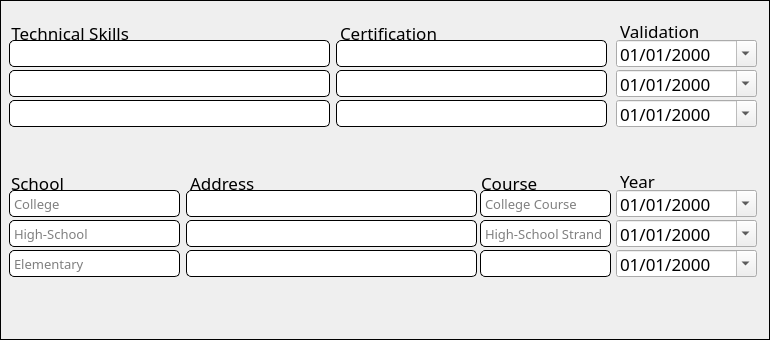
       <widget class="QFrame" name="groupEduInfo">
        <property name="geometry">
         <rect>
          <x>10</x>
          <y>1411</y>
          <width>770</width>
          <height>340</height>
         </rect>
        </property>
        <property name="styleSheet">
         <string notr="true">QFrame{
border: 1px solid black;
}

QLabel{
border: none;
}</string>
        </property>
        <property name="frameShape">
         <enum>QFrame::StyledPanel</enum>
        </property>
        <property name="frameShadow">
         <enum>QFrame::Raised</enum>
        </property>
        <widget class="QWidget" name="techWidget" native="true">
         <property name="geometry">
          <rect>
           <x>0</x>
           <y>10</y>
           <width>770</width>
           <height>131</height>
          </rect>
         </property>
         <widget class="QLabel" name="validationLabel">
          <property name="geometry">
           <rect>
            <x>620</x>
            <y>10</y>
            <width>121</width>
            <height>21</height>
           </rect>
          </property>
          <property name="font">
           <font>
            <family>Poppins</family>
            <pointsize>13</pointsize>
           </font>
          </property>
          <property name="text">
           <string>Validation</string>
          </property>
         </widget>
         <widget class="QDateEdit" name="validationDate1">
          <property name="geometry">
           <rect>
            <x>616</x>
            <y>30</y>
            <width>141</width>
            <height>27</height>
           </rect>
          </property>
          <property name="font">
           <font>
            <family>Poppins</family>
            <pointsize>13</pointsize>
           </font>
          </property>
          <property name="styleSheet">
           <string notr="true"/>
          </property>
          <property name="displayFormat">
           <string>MM/dd/yyyy</string>
          </property>
          <property name="calendarPopup">
           <bool>true</bool>
          </property>
         </widget>
         <widget class="QPlainTextEdit" name="certiTextEdit1_3">
          <property name="geometry">
           <rect>
            <x>336</x>
            <y>90</y>
            <width>271</width>
            <height>27</height>
           </rect>
          </property>
          <property name="font">
           <font>
            <family>Poppins</family>
            <pointsize>10</pointsize>
           </font>
          </property>
          <property name="styleSheet">
           <string notr="true">background-color: rgb(255, 255, 255);
border-radius: 5px;
border: 1px solid black;</string>
          </property>
          <property name="verticalScrollBarPolicy">
           <enum>Qt::ScrollBarAlwaysOff</enum>
          </property>
          <property name="horizontalScrollBarPolicy">
           <enum>Qt::ScrollBarAlwaysOff</enum>
          </property>
         </widget>
         <widget class="QDateEdit" name="validationDate1_2">
          <property name="geometry">
           <rect>
            <x>616</x>
            <y>60</y>
            <width>141</width>
            <height>27</height>
           </rect>
          </property>
          <property name="font">
           <font>
            <family>Poppins</family>
            <pointsize>13</pointsize>
           </font>
          </property>
          <property name="styleSheet">
           <string notr="true"/>
          </property>
          <property name="displayFormat">
           <string>MM/dd/yyyy</string>
          </property>
          <property name="calendarPopup">
           <bool>true</bool>
          </property>
         </widget>
         <widget class="QLabel" name="certiLabel">
          <property name="geometry">
           <rect>
            <x>340</x>
            <y>12</y>
            <width>151</width>
            <height>21</height>
           </rect>
          </property>
          <property name="font">
           <font>
            <family>Poppins</family>
            <pointsize>13</pointsize>
           </font>
          </property>
          <property name="text">
           <string>Certification</string>
          </property>
         </widget>
         <widget class="QPlainTextEdit" name="techSkillTextEdit_2">
          <property name="geometry">
           <rect>
            <x>9</x>
            <y>60</y>
            <width>321</width>
            <height>27</height>
           </rect>
          </property>
          <property name="font">
           <font>
            <family>Poppins</family>
            <pointsize>10</pointsize>
           </font>
          </property>
          <property name="styleSheet">
           <string notr="true">background-color: rgb(255, 255, 255);
border-radius: 5px;
border: 1px solid black;</string>
          </property>
          <property name="verticalScrollBarPolicy">
           <enum>Qt::ScrollBarAlwaysOff</enum>
          </property>
          <property name="horizontalScrollBarPolicy">
           <enum>Qt::ScrollBarAlwaysOff</enum>
          </property>
         </widget>
         <widget class="QPlainTextEdit" name="certiTextEdit1_2">
          <property name="geometry">
           <rect>
            <x>336</x>
            <y>60</y>
            <width>271</width>
            <height>27</height>
           </rect>
          </property>
          <property name="font">
           <font>
            <family>Poppins</family>
            <pointsize>10</pointsize>
           </font>
          </property>
          <property name="styleSheet">
           <string notr="true">background-color: rgb(255, 255, 255);
border-radius: 5px;
border: 1px solid black;</string>
          </property>
          <property name="verticalScrollBarPolicy">
           <enum>Qt::ScrollBarAlwaysOff</enum>
          </property>
          <property name="horizontalScrollBarPolicy">
           <enum>Qt::ScrollBarAlwaysOff</enum>
          </property>
         </widget>
         <widget class="QPlainTextEdit" name="certiTextEdit1">
          <property name="geometry">
           <rect>
            <x>336</x>
            <y>30</y>
            <width>271</width>
            <height>27</height>
           </rect>
          </property>
          <property name="font">
           <font>
            <family>Poppins</family>
            <pointsize>10</pointsize>
           </font>
          </property>
          <property name="styleSheet">
           <string notr="true">background-color: rgb(255, 255, 255);
border-radius: 5px;
border: 1px solid black;</string>
          </property>
          <property name="verticalScrollBarPolicy">
           <enum>Qt::ScrollBarAlwaysOff</enum>
          </property>
          <property name="horizontalScrollBarPolicy">
           <enum>Qt::ScrollBarAlwaysOff</enum>
          </property>
         </widget>
         <widget class="QLabel" name="techSkillLabel">
          <property name="geometry">
           <rect>
            <x>7</x>
            <y>12</y>
            <width>150</width>
            <height>21</height>
           </rect>
          </property>
          <property name="font">
           <font>
            <family>Poppins</family>
            <pointsize>13</pointsize>
           </font>
          </property>
          <property name="text">
           <string> Technical Skills</string>
          </property>
         </widget>
         <widget class="QPlainTextEdit" name="techSkillTextEdit">
          <property name="geometry">
           <rect>
            <x>9</x>
            <y>30</y>
            <width>321</width>
            <height>27</height>
           </rect>
          </property>
          <property name="font">
           <font>
            <family>Poppins</family>
            <pointsize>10</pointsize>
           </font>
          </property>
          <property name="styleSheet">
           <string notr="true">background-color: rgb(255, 255, 255);
border-radius: 5px;
border: 1px solid black;</string>
          </property>
          <property name="verticalScrollBarPolicy">
           <enum>Qt::ScrollBarAlwaysOff</enum>
          </property>
          <property name="horizontalScrollBarPolicy">
           <enum>Qt::ScrollBarAlwaysOff</enum>
          </property>
         </widget>
         <widget class="QDateEdit" name="validationDate1_3">
          <property name="geometry">
           <rect>
            <x>616</x>
            <y>90</y>
            <width>141</width>
            <height>27</height>
           </rect>
          </property>
          <property name="font">
           <font>
            <family>Poppins</family>
            <pointsize>13</pointsize>
           </font>
          </property>
          <property name="styleSheet">
           <string notr="true"/>
          </property>
          <property name="displayFormat">
           <string>MM/dd/yyyy</string>
          </property>
          <property name="calendarPopup">
           <bool>true</bool>
          </property>
         </widget>
         <widget class="QPlainTextEdit" name="techSkillTextEdit_3">
          <property name="geometry">
           <rect>
            <x>9</x>
            <y>90</y>
            <width>321</width>
            <height>27</height>
           </rect>
          </property>
          <property name="font">
           <font>
            <family>Poppins</family>
            <pointsize>10</pointsize>
           </font>
          </property>
          <property name="styleSheet">
           <string notr="true">background-color: rgb(255, 255, 255);
border-radius: 5px;
border: 1px solid black;</string>
          </property>
          <property name="verticalScrollBarPolicy">
           <enum>Qt::ScrollBarAlwaysOff</enum>
          </property>
          <property name="horizontalScrollBarPolicy">
           <enum>Qt::ScrollBarAlwaysOff</enum>
          </property>
         </widget>
        </widget>
        <widget class="QWidget" name="schoolWidget" native="true">
         <property name="geometry">
          <rect>
           <x>0</x>
           <y>160</y>
           <width>770</width>
           <height>131</height>
          </rect>
         </property>
         <widget class="QLabel" name="schoolYear_2">
          <property name="geometry">
           <rect>
            <x>620</x>
            <y>10</y>
            <width>121</width>
            <height>21</height>
           </rect>
          </property>
          <property name="font">
           <font>
            <family>Poppins</family>
            <pointsize>13</pointsize>
           </font>
          </property>
          <property name="text">
           <string>Year</string>
          </property>
         </widget>
         <widget class="QDateEdit" name="schoolYear">
          <property name="geometry">
           <rect>
            <x>616</x>
            <y>30</y>
            <width>141</width>
            <height>27</height>
           </rect>
          </property>
          <property name="font">
           <font>
            <family>Poppins</family>
            <pointsize>13</pointsize>
           </font>
          </property>
          <property name="styleSheet">
           <string notr="true"/>
          </property>
          <property name="displayFormat">
           <string>MM/dd/yyyy</string>
          </property>
          <property name="calendarPopup">
           <bool>true</bool>
          </property>
         </widget>
         <widget class="QPlainTextEdit" name="addressTextEdit3">
          <property name="geometry">
           <rect>
            <x>186</x>
            <y>90</y>
            <width>291</width>
            <height>27</height>
           </rect>
          </property>
          <property name="font">
           <font>
            <family>Poppins</family>
            <pointsize>10</pointsize>
           </font>
          </property>
          <property name="styleSheet">
           <string notr="true">background-color: rgb(255, 255, 255);
border-radius: 5px;
border: 1px solid black;</string>
          </property>
          <property name="verticalScrollBarPolicy">
           <enum>Qt::ScrollBarAlwaysOff</enum>
          </property>
          <property name="horizontalScrollBarPolicy">
           <enum>Qt::ScrollBarAlwaysOff</enum>
          </property>
         </widget>
         <widget class="QDateEdit" name="schoolYear2">
          <property name="geometry">
           <rect>
            <x>616</x>
            <y>60</y>
            <width>141</width>
            <height>27</height>
           </rect>
          </property>
          <property name="font">
           <font>
            <family>Poppins</family>
            <pointsize>13</pointsize>
           </font>
          </property>
          <property name="styleSheet">
           <string notr="true"/>
          </property>
          <property name="displayFormat">
           <string>MM/dd/yyyy</string>
          </property>
          <property name="calendarPopup">
           <bool>true</bool>
          </property>
         </widget>
         <widget class="QLabel" name="addressLabel">
          <property name="geometry">
           <rect>
            <x>190</x>
            <y>12</y>
            <width>151</width>
            <height>21</height>
           </rect>
          </property>
          <property name="font">
           <font>
            <family>Poppins</family>
            <pointsize>13</pointsize>
           </font>
          </property>
          <property name="text">
           <string>Address</string>
          </property>
         </widget>
         <widget class="QPlainTextEdit" name="highTextEdit">
          <property name="geometry">
           <rect>
            <x>9</x>
            <y>60</y>
            <width>171</width>
            <height>27</height>
           </rect>
          </property>
          <property name="font">
           <font>
            <family>Poppins</family>
            <pointsize>10</pointsize>
           </font>
          </property>
          <property name="styleSheet">
           <string notr="true">background-color: rgb(255, 255, 255);
border-radius: 5px;
border: 1px solid black;</string>
          </property>
          <property name="verticalScrollBarPolicy">
           <enum>Qt::ScrollBarAlwaysOff</enum>
          </property>
          <property name="horizontalScrollBarPolicy">
           <enum>Qt::ScrollBarAlwaysOff</enum>
          </property>
          <property name="placeholderText">
           <string>High-School</string>
          </property>
         </widget>
         <widget class="QPlainTextEdit" name="addressTextEdit2">
          <property name="geometry">
           <rect>
            <x>186</x>
            <y>60</y>
            <width>291</width>
            <height>27</height>
           </rect>
          </property>
          <property name="font">
           <font>
            <family>Poppins</family>
            <pointsize>10</pointsize>
           </font>
          </property>
          <property name="styleSheet">
           <string notr="true">background-color: rgb(255, 255, 255);
border-radius: 5px;
border: 1px solid black;</string>
          </property>
          <property name="verticalScrollBarPolicy">
           <enum>Qt::ScrollBarAlwaysOff</enum>
          </property>
          <property name="horizontalScrollBarPolicy">
           <enum>Qt::ScrollBarAlwaysOff</enum>
          </property>
         </widget>
         <widget class="QPlainTextEdit" name="addressTextEdit">
          <property name="geometry">
           <rect>
            <x>186</x>
            <y>30</y>
            <width>291</width>
            <height>27</height>
           </rect>
          </property>
          <property name="font">
           <font>
            <family>Poppins</family>
            <pointsize>10</pointsize>
           </font>
          </property>
          <property name="styleSheet">
           <string notr="true">background-color: rgb(255, 255, 255);
border-radius: 5px;
border: 1px solid black;</string>
          </property>
          <property name="verticalScrollBarPolicy">
           <enum>Qt::ScrollBarAlwaysOff</enum>
          </property>
          <property name="horizontalScrollBarPolicy">
           <enum>Qt::ScrollBarAlwaysOff</enum>
          </property>
         </widget>
         <widget class="QLabel" name="schoolLabel">
          <property name="geometry">
           <rect>
            <x>11</x>
            <y>12</y>
            <width>150</width>
            <height>21</height>
           </rect>
          </property>
          <property name="font">
           <font>
            <family>Poppins</family>
            <pointsize>13</pointsize>
           </font>
          </property>
          <property name="text">
           <string>School</string>
          </property>
         </widget>
         <widget class="QDateEdit" name="schoolYear3">
          <property name="geometry">
           <rect>
            <x>616</x>
            <y>90</y>
            <width>141</width>
            <height>27</height>
           </rect>
          </property>
          <property name="font">
           <font>
            <family>Poppins</family>
            <pointsize>13</pointsize>
           </font>
          </property>
          <property name="styleSheet">
           <string notr="true"/>
          </property>
          <property name="displayFormat">
           <string>MM/dd/yyyy</string>
          </property>
          <property name="calendarPopup">
           <bool>true</bool>
          </property>
         </widget>
         <widget class="QPlainTextEdit" name="elemTextEdit">
          <property name="geometry">
           <rect>
            <x>9</x>
            <y>90</y>
            <width>171</width>
            <height>27</height>
           </rect>
          </property>
          <property name="font">
           <font>
            <family>Poppins</family>
            <pointsize>10</pointsize>
            <weight>50</weight>
            <bold>false</bold>
           </font>
          </property>
          <property name="styleSheet">
           <string notr="true">background-color: rgb(255, 255, 255);
border-radius: 5px;
border: 1px solid black;</string>
          </property>
          <property name="verticalScrollBarPolicy">
           <enum>Qt::ScrollBarAlwaysOff</enum>
          </property>
          <property name="horizontalScrollBarPolicy">
           <enum>Qt::ScrollBarAlwaysOff</enum>
          </property>
          <property name="placeholderText">
           <string>Elementary</string>
          </property>
         </widget>
         <widget class="QPlainTextEdit" name="courseTextEdit">
          <property name="geometry">
           <rect>
            <x>480</x>
            <y>30</y>
            <width>131</width>
            <height>27</height>
           </rect>
          </property>
          <property name="font">
           <font>
            <family>Poppins</family>
            <pointsize>10</pointsize>
           </font>
          </property>
          <property name="styleSheet">
           <string notr="true">background-color: rgb(255, 255, 255);
border-radius: 5px;
border: 1px solid black;</string>
          </property>
          <property name="verticalScrollBarPolicy">
           <enum>Qt::ScrollBarAlwaysOff</enum>
          </property>
          <property name="placeholderText">
           <string>College Course</string>
          </property>
         </widget>
         <widget class="QPlainTextEdit" name="courseTextEdit3">
          <property name="geometry">
           <rect>
            <x>480</x>
            <y>90</y>
            <width>131</width>
            <height>27</height>
           </rect>
          </property>
          <property name="font">
           <font>
            <family>Poppins</family>
            <pointsize>10</pointsize>
           </font>
          </property>
          <property name="styleSheet">
           <string notr="true">background-color: rgb(255, 255, 255);
border-radius: 5px;
border: 1px solid black;</string>
          </property>
          <property name="verticalScrollBarPolicy">
           <enum>Qt::ScrollBarAlwaysOff</enum>
          </property>
          <property name="readOnly">
           <bool>true</bool>
          </property>
         </widget>
         <widget class="QPlainTextEdit" name="courseTextEdit2">
          <property name="geometry">
           <rect>
            <x>480</x>
            <y>60</y>
            <width>131</width>
            <height>27</height>
           </rect>
          </property>
          <property name="font">
           <font>
            <family>Poppins</family>
            <pointsize>10</pointsize>
           </font>
          </property>
          <property name="styleSheet">
           <string notr="true">background-color: rgb(255, 255, 255);
border-radius: 5px;
border: 1px solid black;</string>
          </property>
          <property name="verticalScrollBarPolicy">
           <enum>Qt::ScrollBarAlwaysOff</enum>
          </property>
          <property name="placeholderText">
           <string>High-School Strand</string>
          </property>
         </widget>
         <widget class="QLabel" name="courseLabel">
          <property name="geometry">
           <rect>
            <x>481</x>
            <y>12</y>
            <width>131</width>
            <height>21</height>
           </rect>
          </property>
          <property name="font">
           <font>
            <family>Poppins</family>
            <pointsize>13</pointsize>
           </font>
          </property>
          <property name="text">
           <string>Course</string>
          </property>
         </widget>
         <widget class="QPlainTextEdit" name="collegeTextEdit">
          <property name="geometry">
           <rect>
            <x>9</x>
            <y>30</y>
            <width>171</width>
            <height>27</height>
           </rect>
          </property>
          <property name="font">
           <font>
            <family>Poppins</family>
            <pointsize>10</pointsize>
           </font>
          </property>
          <property name="styleSheet">
           <string notr="true">background-color: rgb(255, 255, 255);
border-radius: 5px;
border: 1px solid black;</string>
          </property>
          <property name="verticalScrollBarPolicy">
           <enum>Qt::ScrollBarAlwaysOff</enum>
          </property>
          <property name="horizontalScrollBarPolicy">
           <enum>Qt::ScrollBarAlwaysOff</enum>
          </property>
          <property name="placeholderText">
           <string>College</string>
          </property>
         </widget>
         <zorder>courseLabel</zorder>
         <zorder>schoolYear_2</zorder>
         <zorder>schoolYear</zorder>
         <zorder>addressTextEdit3</zorder>
         <zorder>schoolYear2</zorder>
         <zorder>addressLabel</zorder>
         <zorder>highTextEdit</zorder>
         <zorder>addressTextEdit2</zorder>
         <zorder>addressTextEdit</zorder>
         <zorder>schoolLabel</zorder>
         <zorder>schoolYear3</zorder>
         <zorder>elemTextEdit</zorder>
         <zorder>courseTextEdit</zorder>
         <zorder>courseTextEdit3</zorder>
         <zorder>courseTextEdit2</zorder>
         <zorder>collegeTextEdit</zorder>
        </widget>
       </widget>
